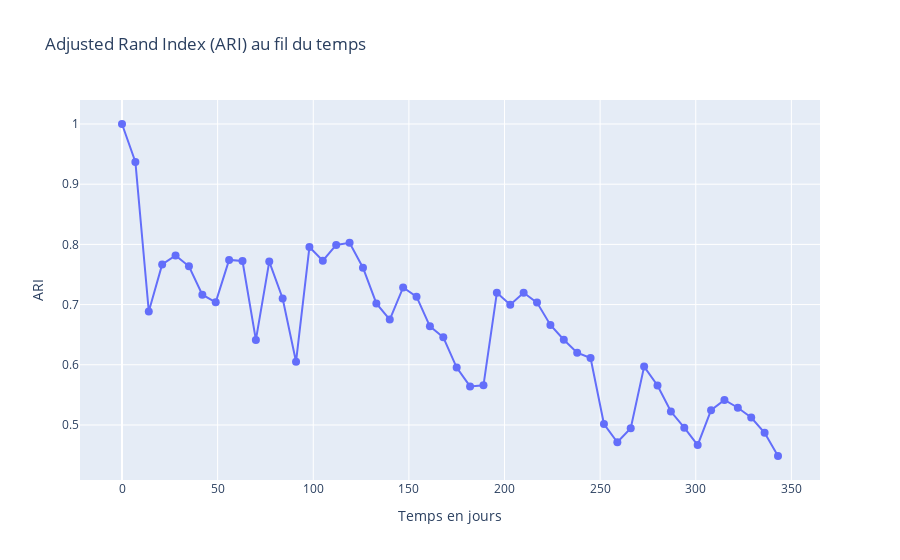

This figure's notebook cell:
### Markdown cell above
Ce code est utilisé pour évaluer l'évolution des segments de clients au fil du temps à l'aide de l'Adjusted Rand Index (ARI). L'ARI est une mesure de similarité entre deux ensembles d'étiquettes de clusters, où une valeur proche de 1 indique une similitude élevée entre les clusters prédits et réels.

### Code cell
# Extraire les valeurs des temps et des scores ARI à partir de la liste ARI
times, ARI_values = zip(*ARI)

# Créer un graphique pour représenter l'évolution de l'Adjusted Rand Index (ARI) en fonction du temps

# Créer une trace pour le graphique
trace = go.Scatter(x=times, y=ARI_values, mode='markers+lines', marker=dict(size=8), line=dict(width=2))

# Créer la mise en page du graphique
layout = go.Layout(title="Adjusted Rand Index (ARI) au fil du temps",
                   xaxis=dict(title='Temps en jours'),
                   yaxis=dict(title='ARI'))

# Créer la figure du graphique
fig = go.Figure(data=[trace], layout=layout)

# Afficher le graphique
fig.show()

### Figure 1 — Plotly figure (JSON) as saved in the notebook; plotly's stock layout.template omitted (floating-point values rounded to 4 significant figures)
{"data": [{"line": {"width": 2}, "marker": {"size": 8}, "mode": "markers+lines", "type": "scatter", "x": [0, 7, 14, 21, 28, 35, 42, 49, 56, 63, 70, 77, 84, 91, 98, 105, 112, 119, 126, 133, 140, 147, 154, 161, 168, 175, 182, 189, 196, 203, 210, 217, 224, 231, 238, 245, 252, 259, 266, 273, 280, 287, 294, 301, 308, 315, 322, 329, 336, 343], "y": [1, 0.937, 0.6886, 0.7666, 0.7815, 0.7636, 0.7164, 0.7037, 0.7742, 0.7724, 0.6414, 0.7714, 0.7102, 0.6051, 0.7955, 0.773, 0.7991, 0.8027, 0.7613, 0.7019, 0.6751, 0.7285, 0.7132, 0.6639, 0.6457, 0.5954, 0.564, 0.566, 0.7195, 0.6997, 0.7196, 0.7033, 0.6663, 0.6416, 0.6201, 0.6111, 0.5016, 0.4713, 0.4947, 0.597, 0.5656, 0.5223, 0.4955, 0.4666, 0.5246, 0.5415, 0.5286, 0.5123, 0.487, 0.4485]}], "layout": {"title": {"text": "Adjusted Rand Index (ARI) au fil du temps"}, "xaxis": {"title": {"text": "Temps en jours"}}, "yaxis": {"title": {"text": "ARI"}}}}
